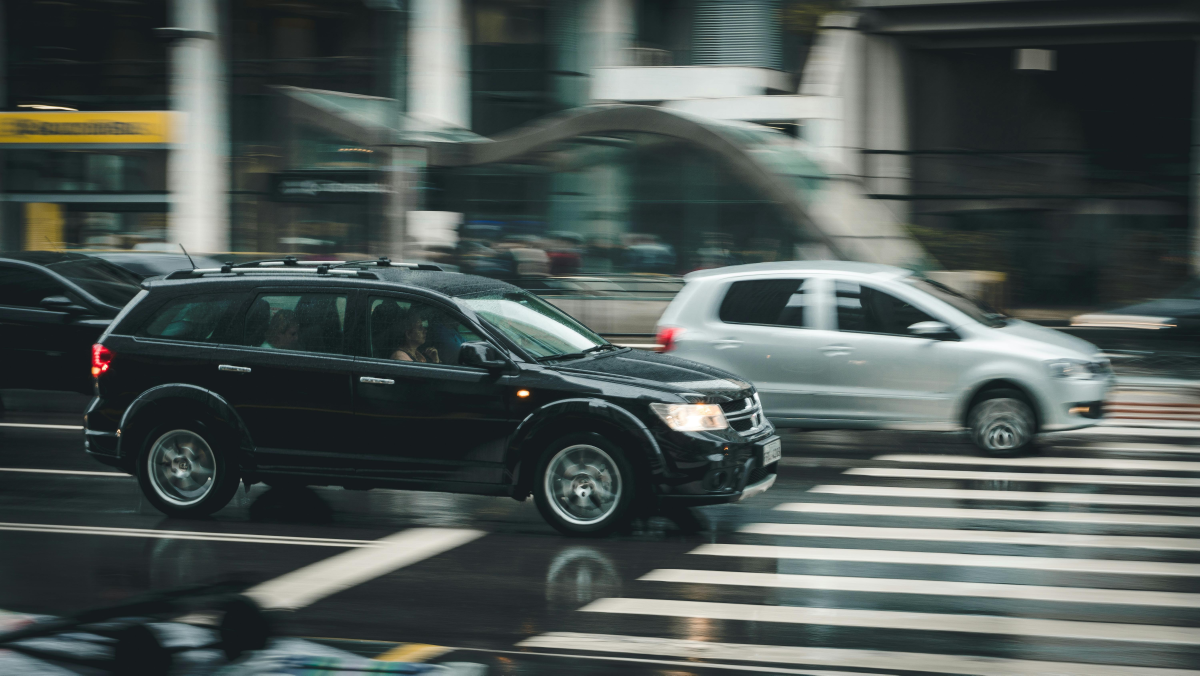
#> input picture img78.jpg, 6000 x 3376 px, given as the content of the folder C:/Users/COMPUTER/Desktop/vaish/normal/normal, which was not available (shown at 1/5 size)
$ python model_CNN.py
#> lines starting #> are read from the running program, lines starting #| are printed output that depends on the picture
# -*- coding: utf-8 -*-
"""
Created on Thu Jan  7 19:11:21 2021

@author: srcdo
"""

import os
from PIL import Image
from numpy import *
# SKLEARN
from sklearn.utils import shuffle
from sklearn.model_selection import train_test_split
#from Alexnet import AlexNet

# input image dimensions
img_rows, img_cols = 64, 64

# number of channels
img_channels = 3

#%%
#  data

path1 = 'C:/Users/COMPUTER/Desktop/vaish/normal/normal'    #path of folder of images
path2 = 'C:/Users/COMPUTER/Desktop/vaish/Exam Video/normal'  #path of folder to save images

listing = os.listdir(path1)
num_samples=size(listing)
print(num_samples)

for file in listing:
    im = Image.open(path1 + '\\' + file)
#> im is the input picture: PIL image 6000x3376 RGB; mean R, G, B 77.9, 87.1, 84.7
    img = im.resize((img_rows,img_cols))
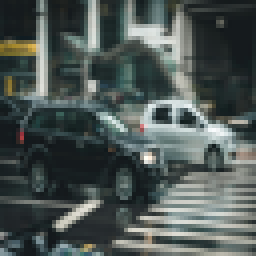
#> img: PIL image 64x64 RGB (shown 4 times larger); mean R, G, B 77.9, 87.1, 84.7
    gray = img.convert(mode='RGB')
                #need to do some more processing here
    gray.save(path2 +'\\' +  file, "JPEG")

imlist = os.listdir(path2)

im1 = array(Image.open('input_data_resized/' + imlist[0])) # open one image to get size
m,n = im1.shape[0:2] # get the size of the images
#> m = 3376; n = 6000
imnbr = len(imlist) # get the number of images

# # create matrix to store all flattened images
# immatrix = array([array(Image.open('input_data_resized/'+ im2)).flatten()
#               for im2 in imlist],'f')

# label=np.ones((num_samples,),dtype = int)
# label[0:245]=0
# label[245:288]=1


# size(label)

# data,Label = shuffle(immatrix,label, random_state=2)
# train_data = [data,Label]

# img=immatrix[439].reshape(img_rows,img_cols)
# # plt.imshow(img)
# # plt.imshow(img,cmap='gray')
# print (train_data[0].shape)
# print (train_data[1].shape)

# #%%

# #batch_size to train
# batch_size = 32
# # number of output classes
# nb_classes = 7
# # number of epochs to train
# nb_epoch = 100


# # number of convolutional filters to use
# nb_filters = 64
# # size of pooling area for max pooling
# nb_pool = 2
# # convolution kernel size
# nb_conv = 3

# #%%
# (X, y) = (train_data[0],train_data[1])


# # STEP 1: split X and y into training and testing sets

# X_train, X_test, y_train, y_test = train_test_split(X, y, test_size=0.2)


# X_train = X_train.reshape(X_train.shape[0], img_rows, img_cols , 1)
# X_test = X_test.reshape(X_test.shape[0], img_rows, img_cols , 1)

# X_train = X_train.astype('float32')
# X_test = X_test.astype('float32')

# X_train /= 255
# X_test /= 255

# print('X_train shape:', X_train.shape)
# print(X_train.shape[0], 'train samples')
# print(X_test.shape[0], 'test samples')

# # convert class vectors to binary class matrices
# Y_train = np_utils.to_categorical(y_train, nb_classes)
# Y_test = np_utils.to_categorical(y_test, nb_classes)

# i = 20
# #plt.imshow(X_train[i, 0], interpolation='nearest')
# print("label : ", Y_train[i,:])

# #%%

# model = Sequential()

# # #model.add(Convolution2D(nb_filters, nb_conv, nb_conv, padding='same',input_shape=(1, img_rows, img_cols)))
# # model.add(Convolution2D(64,3, 3, strides=(4, 4), padding='same',input_shape=(1, img_rows, img_cols), activation='relu'))
# # convout1 = Activation('relu')
# # model.add(convout1)
# # model.add(Convolution2D(nb_filters, nb_conv, nb_conv))
# # convout2 = Activation('relu')
# # model.add(convout2)
# # model.add(MaxPooling2D(pool_size=(nb_pool, nb_pool)))
# # model.add(Dropout(0.5))

# # model.add(Flatten())
# # model.add(Dense(128))
# # model.add(Activation('relu'))
# # model.add(Dropout(0.5))
# # model.add(Dense(nb_classes))
# # model.add(Activation('softmax'))
# # model.compile(loss='categorical_crossentropy', optimizer='adadelta')
# # model.add(Conv2D(
# #         96, 11, strides=(4, 4), input_shape=(IMAGE_SIZE, IMAGE_SIZE, CHANNELS), activation='relu'))
# # model.add(MaxPooling2D(pool_size=(3, 3), strides=2))
# # model.add(BatchNormalization())

# #     # Second Convolution Block
# # model.add(Conv2D(256, 5, strides=(1, 1),
# #                           activation='relu', padding='same'))
# # model.add(MaxPooling2D(pool_size=(3, 3), strides=2))
# # model.add(BatchNormalization())

# #     # Third Convolution Block
# # model.add(Conv2D(384, 3, strides=(1, 1),
# #                           activation='relu', padding='same'))
# # model.add(MaxPooling2D(pool_size=(3, 3), strides=2))

# #     # Fourth Convolution Block
# # model.add(Conv2D(384, 3, strides=(1, 1),
# #                           activation='relu', padding='same'))

# #     # Fifth Convolution Block
# # model.add(Conv2D(256, 3, strides=(1, 1),
# #                           activation='relu', padding='same'))
# # model.add(Dropout(0.5))

# #     # Fully connected layer
# # model.add(Flatten())

# #     # First hidden unit
# # model.add(Dense(512, activation='relu', kernel_initializer='uniform'))
# # model.add(Dropout(0.5))

# #     # Second hidden unit
# # model.add(Dense(512, activation='relu', kernel_initializer='uniform'))
# # model.add(Dropout(0.5))

# #     # Output layer
# # model.add(Dense(CLASSES, activation='softmax',
# #                          kernel_initializer='uniform'))

# # model.summary()
# LEARN_RATE = 1.0e-4
#  # Model Architecture and Compilation
# model = AlexNet(7, 200, 1)
# adam = Adam(lr=LEARN_RATE, beta_1=0.9, beta_2=0.999, epsilon=None, decay=0.0)
# model.compile(optimizer=adam, loss='categorical_crossentropy', metrics=['accuracy'])

# from keras.callbacks import ModelCheckpoint
# from keras import callbacks

# filename='model_train_new.csv'
# csv_log=callbacks.CSVLogger(filename, separator=',', append=False)

# early_stopping=callbacks.EarlyStopping(monitor='val_loss', min_delta=0, patience=0, verbose=0, mode='min')
# checkpoint = ModelCheckpoint('best_model.h5', monitor='val_loss', save_best_only=True, mode='auto')

# #steps_per_epoch = int(len(Y_train) / BATCH_SIZE)  # 300
# #    validation_steps = int(len(Y_test) / BATCH_SIZE)  # 90

# callbacks_list = [csv_log,early_stopping,checkpoint]
# #%%

# hist = model.fit(X_train, Y_train, batch_size=batch_size, epochs=100,
#               verbose=1, validation_data=(X_test, Y_test))


# model.save('best_model.h5')
# model.save('best_model_CSV.csv')
# # hist = model.fit(X_train, Y_train, batch_size=batch_size, epochs=nb_epoch,
# #               show_accuracy=True, verbose=1, validation_split=0.2)


# # visualizing losses and accuracy

# train_loss=hist.history['loss']
# val_loss=hist.history['val_loss']
# train_acc=hist.history['accuracy']
# val_acc=hist.history['val_accuracy']
# xc=range(nb_epoch)

# # plt.figure(1,figsize=(7,5))
# # plt.plot(xc,train_loss)
# # plt.plot(xc,val_loss)
# # plt.xlabel('num of Epochs')
# # plt.ylabel('loss')
# # plt.title('train_loss vs val_loss')
# # plt.grid(True)
# # plt.legend(['train','val'])
# # print(plt.style.available) # use bmh, classic,ggplot for big pictures
# # plt.style.use(['classic'])

# # plt.figure(2,figsize=(7,5))
# # plt.plot(xc,train_acc)
# # plt.plot(xc,val_acc)
# # plt.xlabel('num of Epochs')
# # plt.ylabel('accuracy')
# # plt.title('train_acc vs val_acc')
# # plt.grid(True)
# # plt.legend(['train','val'],loc=4)
# # #print plt.style.available # use bmh, classic,ggplot for big pictures
# # plt.style.use(['classic'])


# #%%

# score = model.evaluate(X_test, Y_test, verbose=0)
# print('Test score:', score[0])
# print('Test accuracy:', score[1])
# print(model.predict_classes(X_test[1:20]))
# print(Y_test[1:20])


# #%%

# # visualizing intermediate layers

# # output_layer = model.layers[1].get_output()
# # output_fn = theano.function([model.layers[0].get_input()], output_layer)

# # # the input image

# # input_image=X_train[0:1,:,:,:]
# # print(input_image.shape)

# # plt.imshow(input_image[0,0,:,:],cmap ='gray')
# # plt.imshow(input_image[0,0,:,:])


# # output_image = output_fn(input_image)
# # print(output_image.shape)

# # # Rearrange dimension so we can plot the result
# # output_image = np.rollaxis(np.rollaxis(output_image, 3, 1), 3, 1)
# # print(output_image.shape)


# # fig=plt.figure(figsize=(8,8))
# # for i in range(32):
# #     ax = fig.add_subplot(6, 6, i+1)
# #     #ax.imshow(output_image[0,:,:,i],interpolation='nearest' ) #to see the first filter
# #     ax.imshow(output_image[0,:,:,i],cmap=matplotlib.cm.gray)
# #     plt.xticks(np.array([]))
# #     plt.yticks(np.array([]))
# #     plt.tight_layout()
# # plt

# # Confusion Matrix

# from sklearn.metrics import classification_report,confusion_matrix

# Y_pred = model.predict(X_test)
# print(Y_pred)
# y_pred = np.argmax(Y_pred, axis=1)
# print(y_pred)

# #                        (or)

# # y_pred = model.predict_classes(X_test)
# # print(y_pred)

# p=model.predict(X_test) # to predict probability

# target_names = ['class 0(Normal)',
#                 'class 1(Abnormal_Agenesis_of_the_Corpus_Callosum)',
#                 'class 2(Abnormal_Agenesis_of_the_Septi_Pellucidi)',
#                 'class 3(Abnormal_Cerebellar_Hypoplasia)',
#                 'class 4(Abnormal_Dandy_Walker_VariantMalformation)',
#                 'class 5(Abnormal_Megacisterna_Magna)',
#                 'class 6(Abnormal_Venous_Malformation)']
# size(target_names)
# print(classification_report(np.argmax(Y_test,axis=1), y_pred,target_names=target_names))
# print(confusion_matrix(np.argmax(Y_test,axis=1), y_pred))

# # saving weights

# fname = "weights-Test-CNN.h5"
# model.save_weights(fname,overwrite=True)


# # Loading weights

# fname = "weights-Test-CNN.h5"
# model.load_weights(fname)

$ run again, on b1.jpg
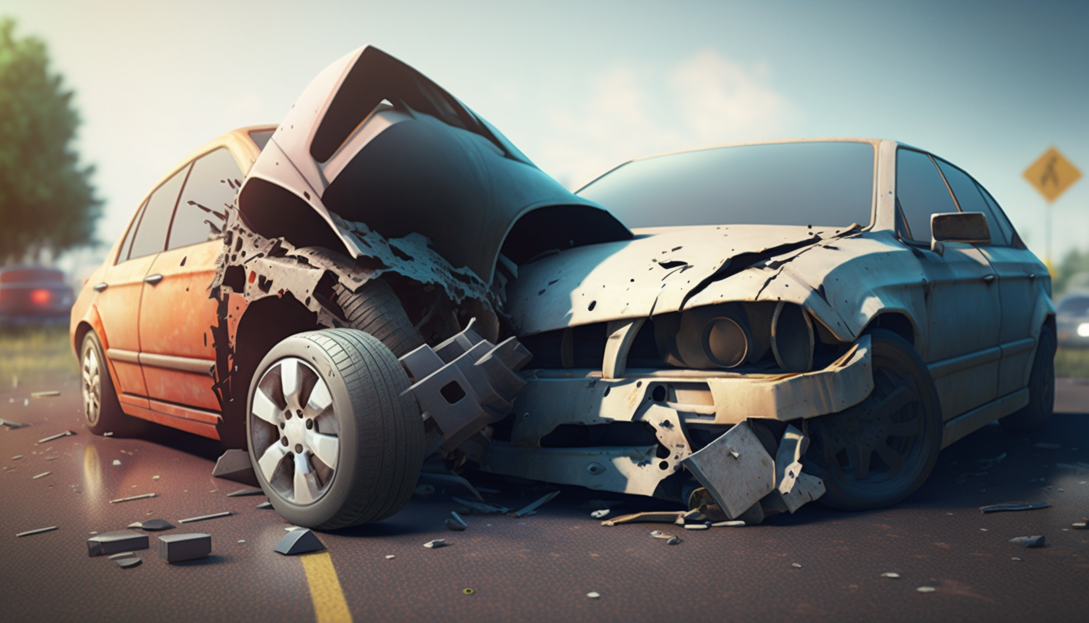
#> input picture b1.jpg, 3267 x 1867 px, given as the content of the folder C:/Users/COMPUTER/Desktop/vaish/normal/normal, which was not available (shown at 1/3 size)
#> im is the input picture: PIL image 3267x1867 RGB; mean R, G, B 117.1, 116.7, 113.7
#> `img = im.resize((img_rows,img_cols))`:
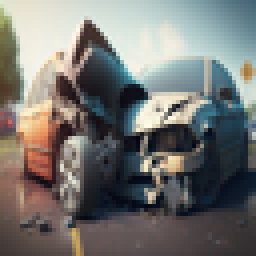
#> img: PIL image 64x64 RGB (shown 4 times larger); mean R, G, B 117.1, 116.7, 113.7

$ run again, on back2.jpg
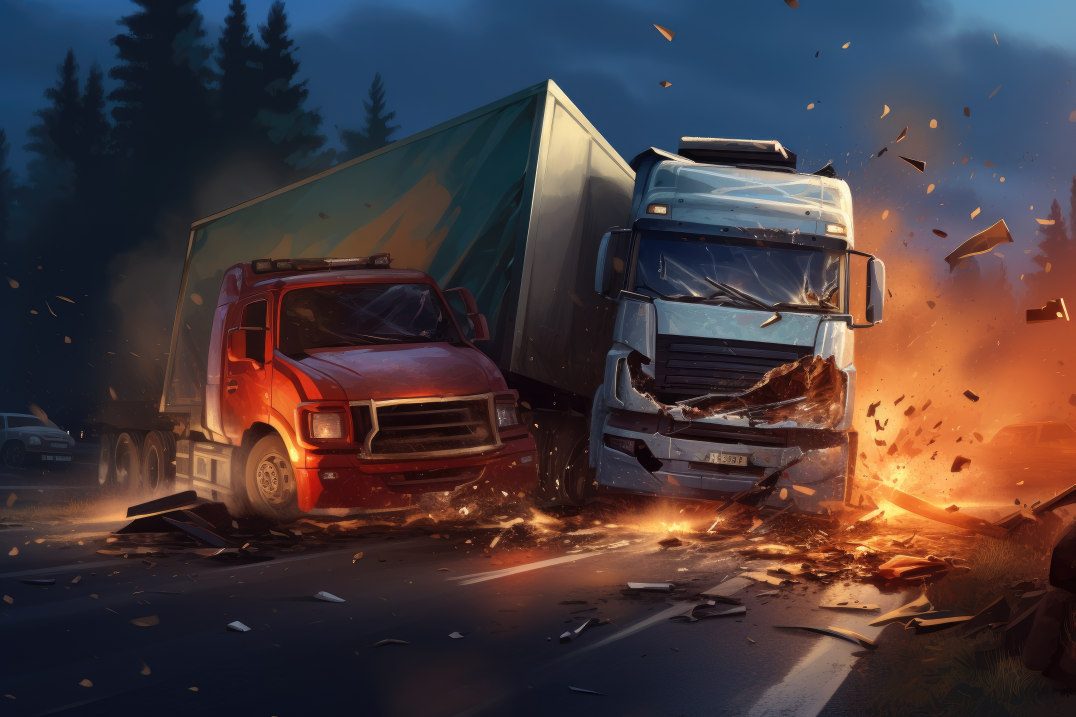
#> input picture back2.jpg, 5376 x 3584 px, given as the content of the folder C:/Users/COMPUTER/Desktop/vaish/normal/normal, which was not available (shown at 1/5 size)
#> im is the input picture: PIL image 5376x3584 RGB; mean R, G, B 71.7, 58.3, 60.6
#> `img = im.resize((img_rows,img_cols))`:
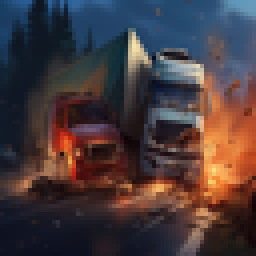
#> img: PIL image 64x64 RGB (shown 4 times larger); mean R, G, B 71.7, 58.3, 60.6
